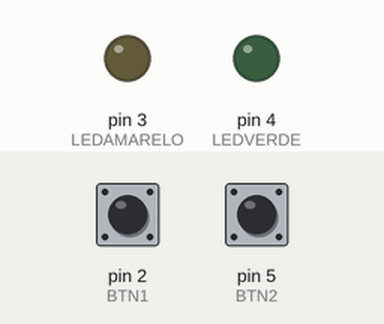
A sketch run on a simulated Arduino Uno, built with avr-gcc and run on an emulated ATmega328P. Parts: output pins drawn as LEDs (lit = HIGH). Dashed ring = blinking. Inputs (shaded band) come from the test bench; at power-on: pin 2 (BTN1) HIGH, pin 5 (BTN2) HIGH.

Above: at 1.2 s.
1.3 s: pin 2 (BTN1) pulled LOW for 0.15 s
At 2.7 s:
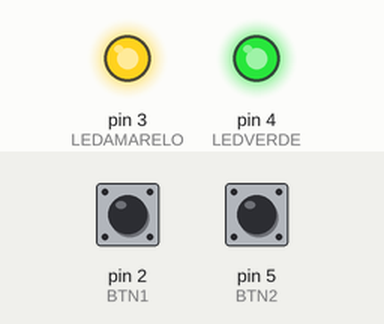
At 4.1 s:
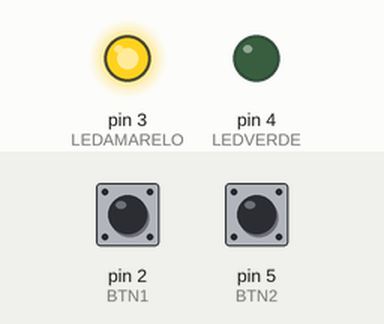
4.4 s: pin 5 (BTN2) pulled LOW for 3.2 s
At 7.1 s:
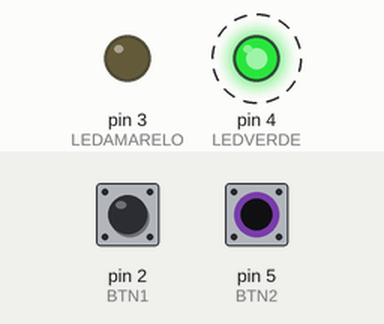
Timing chart, 0 to 16.6 s (numbered marks = the images above; inputs shaded):
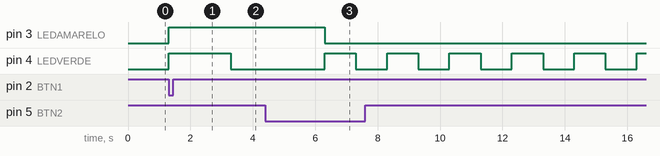

The sketch:

project_with_2btn.ino
```cpp
/*
---------------------------------------------------------------------------------
    Autor: Samuel Henrique
    Atividade: Controle de LEDs com Dois Botões utilizando Arduino

    Descrição:
    Desenvolvimento de um sistema utilizando Arduino com dois LEDs
    (verde e amarelo) e dois botões para controlar seus acionamentos.

    Funcionamento:
    O sistema utiliza a configuração INPUT_PULLUP nos dois botões,
    permitindo utilizar os resistores internos do Arduino.

    - BTN1: Quando pressionado, acende os LEDs verde e amarelo.
      Após 2 segundos, o LED verde apaga e o LED amarelo permanece
      aceso por mais 3 segundos.

    - BTN2: Quando pressionado, o LED verde pisca 8 vezes,
      permanecendo 1 segundo aceso e 1 segundo apagado
      a cada repetição.

    O programa verifica continuamente o estado dos botões
    por meio da função digitalRead() e controla os LEDs
    utilizando a função digitalWrite().

---------------------------------------------------------------------------------
*/
#define LEDVERDE 4
#define LEDAMARELO 3
#define BTN1 2
#define BTN2 5
void setup()
{
    pinMode(LEDVERDE, OUTPUT);
  	pinMode (LEDAMARELO, OUTPUT);
    pinMode(BTN1, INPUT_PULLUP);
  	pinMode(BTN2, INPUT_PULLUP);
}

void loop(){
	int estado_btn1 = digitalRead(BTN1);
  	int estado_btn2 = digitalRead(BTN2);

  	if (estado_btn1 == 0)
    {
      digitalWrite(LEDAMARELO, 1);
      digitalWrite (LEDVERDE, 1);
      delay(2000);
      digitalWrite(LEDVERDE, 0);
      delay(3000);

  	}

    else
    {
  		digitalWrite(LEDVERDE, 0);
      	digitalWrite(LEDAMARELO, 0);
    }

    if (estado_btn2 == 0)
    {
      for (int i = 0; i <= 8; i++)
      {
      	digitalWrite(LEDVERDE, 1);
        delay(1000);
        digitalWrite(LEDVERDE, 0);
        delay (1000);
      }

  	}
    else
    {
  		digitalWrite(LEDVERDE, 0);
      	digitalWrite(LEDAMARELO, 0);
    }
}
```

Measured:
- after the input at 1.3 s, pin 3 (LEDAMARELO): LOW → HIGH at once; pin 4 (LEDVERDE): LOW → HIGH at once, → LOW 2.0 s later
- after the input at 4.4 s, pin 4 (LEDVERDE): alternates HIGH for 1.0 s and LOW for 1.0 s, starting after 1.9 s
